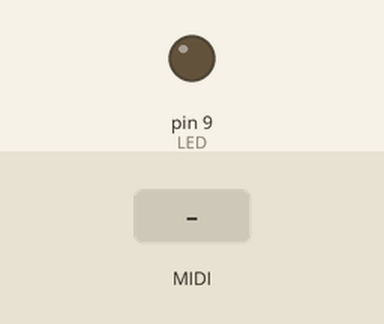
Simulated run of this sketch. Board: Arduino Leonardo, built with avr-gcc and run on an emulated ATmega32U4. Shown: output pins drawn as LEDs (lit = HIGH). The inputs (shaded band) are chosen by the test bench. MIDI output is not drawn.

Above: at 1.2 s.
1.3 s: MIDI note 36 received
At 1.45 s:
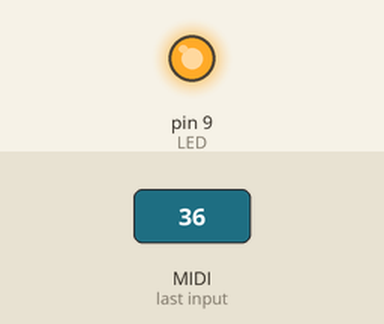
Timing chart, 0 to 4.3 s (numbered marks = the images above; inputs shaded):
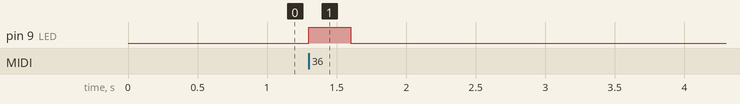

Measured:
- after the input at 1.3 s, pin 9 (LED): LOW → HIGH at once, → LOW 0.30 s later

The sketch:

MIDI_In_ProMicro_MIDI_Lib.ino
```cpp
#include <MIDI.h>  // Add midi2 Library

#define LED 9    // Arduino Board LED is on Pin 13

//Create an instance of the library with default name, serial port and settings
MIDI_CREATE_INSTANCE(HardwareSerial, Serial1, midi2);

void setup() {
  pinMode (LED, OUTPUT); // Set Arduino board pin 13 to output

  midi2.begin(MIDI_CHANNEL_OMNI); // Initialize the midi2 Library.
  // OMNI sets it to listen to all channels.. midi2.begin(2) would set it
  // to respond to notes on channel 2 only.
  midi2.setHandleNoteOn(MyHandleNoteOn); // This is important!! This command
  // tells the midi2 Library which function you want to call when a NOTE ON command
  // is received. In this case it's "MyHandleNoteOn".
  midi2.setHandleNoteOff(MyHandleNoteOff); // This command tells the midi2 Library
  // to call "MyHandleNoteOff" when a NOTE OFF command is received.

  Serial1.begin(31250); // use 115200 For Hairless midi2 or 31250 for physical 5-pin midi2 din
}

void loop() { // Main loop
  midi2.read(); // Continuously check if midi2 data has been received.
}

// MyHandleNoteON is the function that will be called by the midi2 Library
// when a midi2 NOTE ON message is received.
// It will be passed bytes for Channel, Pitch, and Velocity
void MyHandleNoteOn(byte channel, byte pitch, byte velocity) {
  digitalWrite(LED, HIGH); //Turn LED on
}

// MyHandleNoteOFF is the function that will be called by the midi2 Library
// when a midi2 NOTE OFF message is received.
// * A NOTE ON message with Velocity = 0 will be treated as a NOTE OFF message *
// It will be passed bytes for Channel, Pitch, and Velocity
void MyHandleNoteOff(byte channel, byte pitch, byte velocity) {
  digitalWrite(LED, LOW); //Turn LED off
}
```
